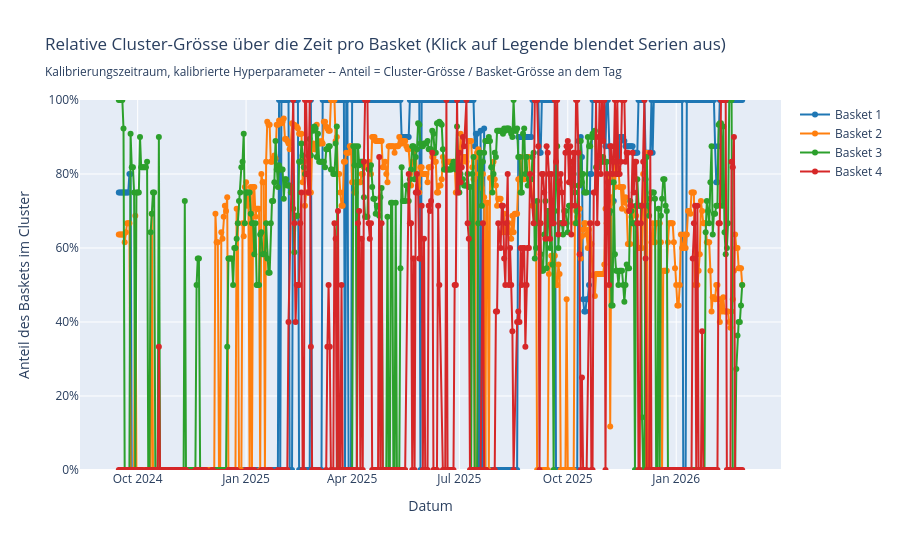

Here is the notebook cell this chart was saved with:
### Markdown cell above
## Relative Cluster-Grösse (Anteil am Basket)

Absolute Cluster-Grössen sind zwischen den vier Baskets kaum vergleichbar, da die Basket-Grössen stark variieren (Basket 1 hat i.d.R. deutlich mehr Assets als Basket 4). Hier zusätzlich `cluster_size / basket_total` als Anteil pro Tag -- macht die vier Baskets direkt gegenüberstellbar. Nutzt dieselben Rohdaten wie oben (`cluster_size_by_basket`), keine Neuberechnung nötig.

### Code cell
# --- Relative Cluster-Grösse über die Zeit pro Basket (Anteil am Basket) ---
# Gleiche Rohdaten wie oben (cluster_size_by_basket), aber cluster_size / basket_total
# statt absoluter Anzahl -- macht die vier (unterschiedlich grossen) Baskets direkt
# vergleichbar: "wie viel Prozent des jeweiligen Baskets bleibt im gefundenen Cluster?"
fig = go.Figure()
for i, label in enumerate(basket_labels):
    records = cluster_size_by_basket[label]
    if not records:
        continue
    color = _BASKET_COLORS[i % len(_BASKET_COLORS)]
    dates = [r[0] for r in records]
    rel_sizes = [r[1] / r[2] for r in records]

    fig.add_trace(go.Scatter(
        x=dates, y=rel_sizes, mode="lines+markers", name=label,
        line={"color": color},
    ))

fig.update_layout(
    title=(
        "Relative Cluster-Grösse über die Zeit pro Basket (Klick auf Legende blendet Serien aus)<br>"
        "<sub>Kalibrierungszeitraum, kalibrierte Hyperparameter -- Anteil = Cluster-Grösse / Basket-Grösse an dem Tag</sub>"
    ),
    xaxis_title="Datum",
    yaxis_title="Anteil des Baskets im Cluster",
    yaxis={"tickformat": ".0%", "range": [0, 1]},
    height=550,
)
fig.show()

### Figure 1 — Plotly figure (JSON) as saved in the notebook; plotly's stock layout.template omitted (floating-point values rounded to 4 significant figures; data arrays with more than 128 entries replaced by an {"elided": "..."} marker saying what was removed)
{"data": [{"line": {"color": "#1f77b4"}, "mode": "lines+markers", "name": "Basket 1", "type": "scatter", "x": {"elided": "530 str values"}, "y": {"elided": "530 float values"}}, {"line": {"color": "#ff7f0e"}, "mode": "lines+markers", "name": "Basket 2", "type": "scatter", "x": {"elided": "530 str values"}, "y": {"elided": "530 float values"}}, {"line": {"color": "#2ca02c"}, "mode": "lines+markers", "name": "Basket 3", "type": "scatter", "x": {"elided": "520 str values"}, "y": {"elided": "520 float values"}}, {"line": {"color": "#d62728"}, "mode": "lines+markers", "name": "Basket 4", "type": "scatter", "x": {"elided": "448 str values"}, "y": {"elided": "448 float values"}}], "layout": {"height": 550, "title": {"text": "Relative Cluster-Grösse über die Zeit pro Basket (Klick auf Legende blendet Serien aus)<br><sub>Kalibrierungszeitraum, kalibrierte Hyperparameter -- Anteil = Cluster-Grösse / Basket-Grösse an dem Tag</sub>"}, "xaxis": {"title": {"text": "Datum"}}, "yaxis": {"range": [0, 1], "tickformat": ".0%", "title": {"text": "Anteil des Baskets im Cluster"}}}}
